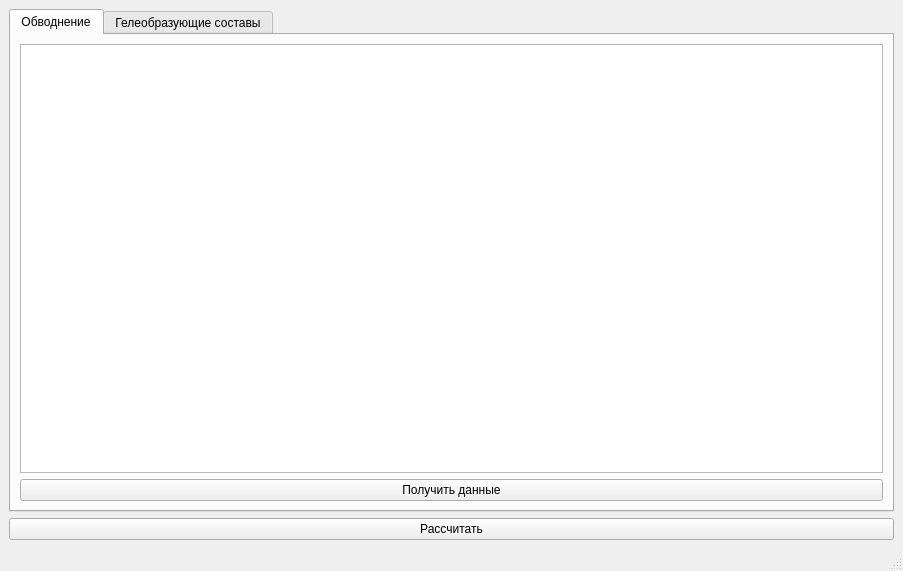
<?xml version="1.0" encoding="UTF-8"?>
<ui version="4.0">
 <class>MainWindow</class>
 <widget class="QMainWindow" name="MainWindow">
  <property name="geometry">
   <rect>
    <x>0</x>
    <y>0</y>
    <width>903</width>
    <height>571</height>
   </rect>
  </property>
  <property name="windowTitle">
   <string>MainWindow</string>
  </property>
  <widget class="QWidget" name="centralwidget">
   <property name="minimumSize">
    <size>
     <width>116</width>
     <height>16</height>
    </size>
   </property>
   <layout class="QVBoxLayout" name="verticalLayout_2">
    <item>
     <widget class="QTabWidget" name="tabsData">
      <property name="currentIndex">
       <number>0</number>
      </property>
      <widget class="QWidget" name="tabWatering">
       <attribute name="title">
        <string>Обводнение</string>
       </attribute>
       <layout class="QVBoxLayout" name="verticalLayout">
        <item>
         <widget class="QTableWidget" name="tableWatering"/>
        </item>
        <item>
         <widget class="QPushButton" name="btnGetData">
          <property name="text">
           <string>Получить данные</string>
          </property>
         </widget>
        </item>
       </layout>
      </widget>
      <widget class="QWidget" name="tabGelling">
       <attribute name="title">
        <string>Гелеобразующие составы</string>
       </attribute>
       <layout class="QVBoxLayout" name="verticalLayout_3">
        <item>
         <layout class="QHBoxLayout" name="horizontalLayout">
          <item>
           <widget class="QComboBox" name="comboGelling"/>
          </item>
          <item>
           <widget class="QPushButton" name="btnAddGelling">
            <property name="text">
             <string>Добавить гелеобразующий состав</string>
            </property>
           </widget>
          </item>
         </layout>
        </item>
        <item>
         <widget class="QTableWidget" name="tableWidgetGelling"/>
        </item>
       </layout>
      </widget>
     </widget>
    </item>
    <item>
     <widget class="QPushButton" name="bntCalculate">
      <property name="text">
       <string>Рассчитать</string>
      </property>
     </widget>
    </item>
   </layout>
  </widget>
  <widget class="QMenuBar" name="menubar">
   <property name="geometry">
    <rect>
     <x>0</x>
     <y>0</y>
     <width>903</width>
     <height>26</height>
    </rect>
   </property>
  </widget>
  <widget class="QStatusBar" name="statusbar"/>
 </widget>
 <resources/>
 <connections/>
</ui>
